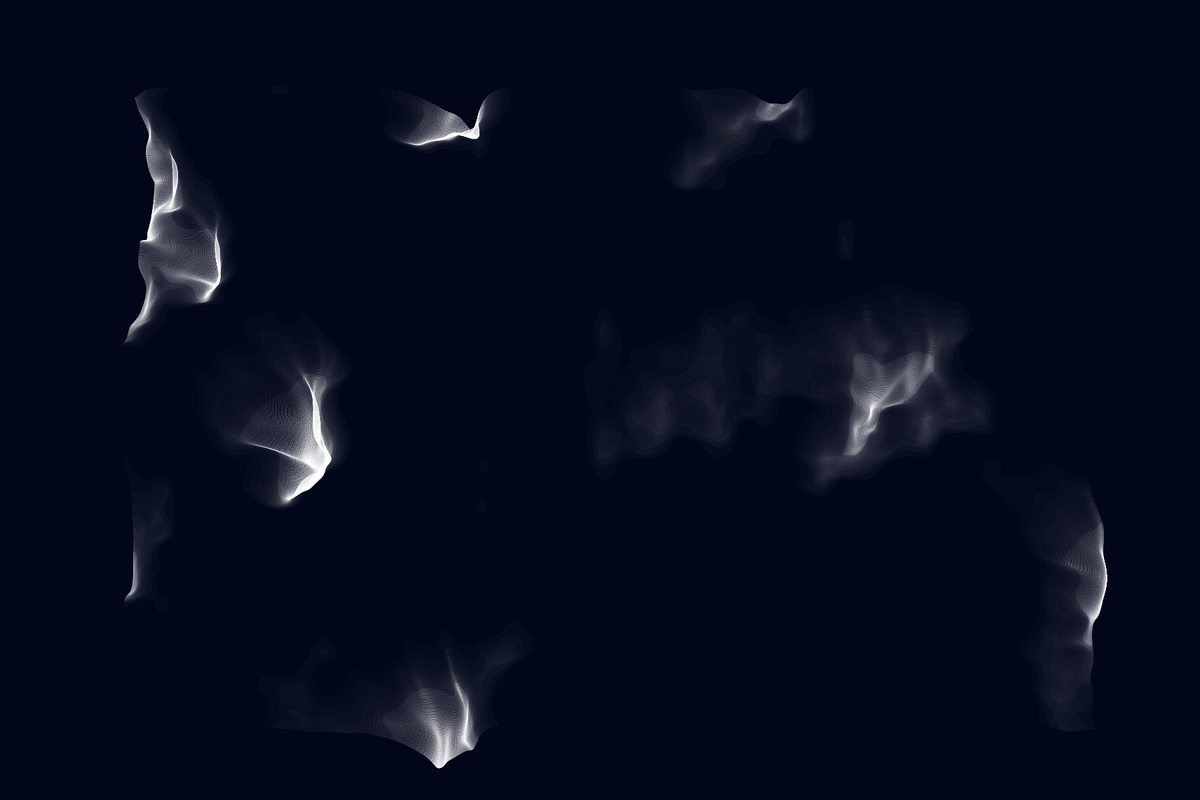
Frame 1 (no input)
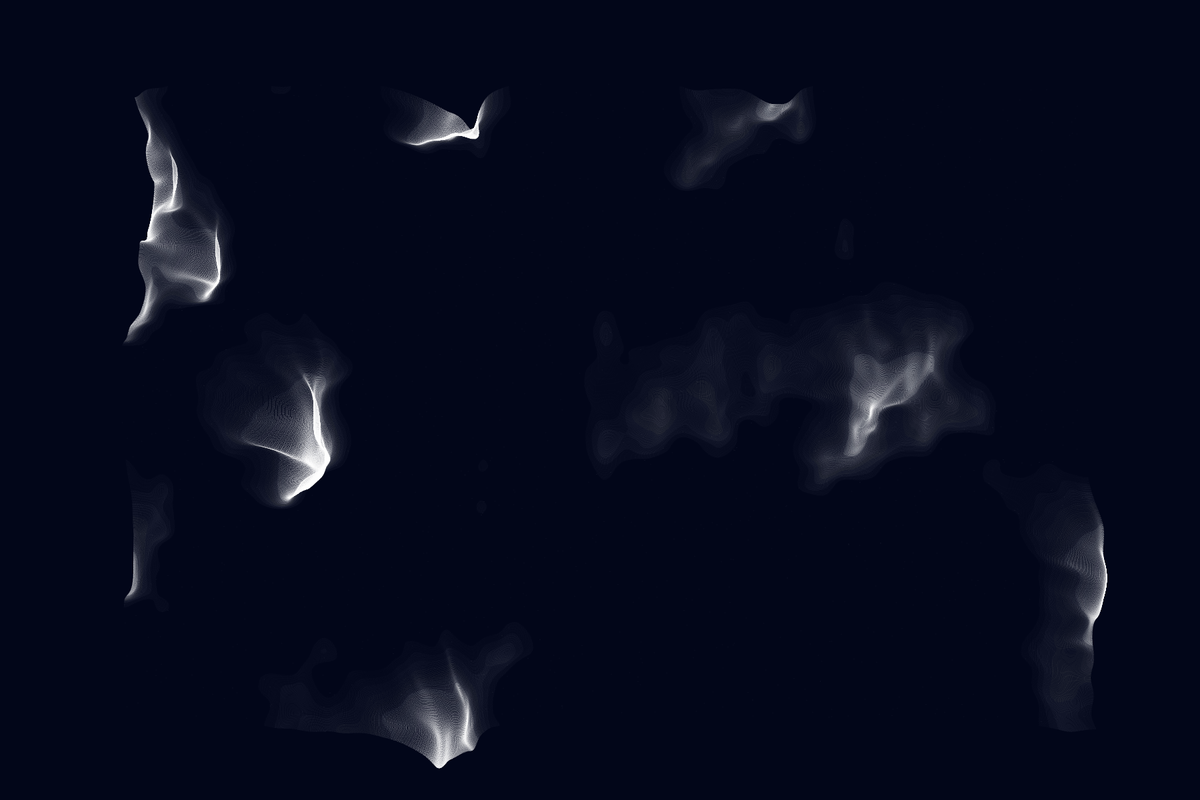
Frame 2 (the mouse pressed at the canvas centre, redrawn once)

The Processing sketch that drew these frames (run headless with seeded random() and noise(); the mouse was pressed at the canvas centre and the sketch redrawn once):

// Processing sketch: sketch_190903a
// ── sketch_190903a.pde
int xn = 30*100;
int yn = 20*100;
float pointscale = 5;
float resolution = 500;

float seed_1 = 0;
float seed_2 = 0;
float seed_3 = 0;
float seed_4 = 50;
float seed_5 = 50;
float seed_6 = 100;
float seed_7 = 100;

float noiseval;
float movenoise_x;
float movenoise_y;



void setup() {
  size(1800, 1200);
  noFill();
  frameRate(30);
  noLoop(); 
  colorMode(HSB, 360, 100, 100);
  //blendMode(ADD);
}
void draw() {
  background(230, 90 ,10);
  stroke(0,0,30,50);
  seed_1 = 0;
  seed_2 = 0;
  seed_4 = 50;
  seed_5 = 50;
  seed_6 = 100;
  seed_7 = 100;
  
  for(int j = 0; j <= xn; j++){
    seed_1 = j;
    seed_4 = j + 50;
    seed_6 = j + 100;
    
     for(int i = 0; i < yn; i++){
       seed_2 = i;
       seed_5 = i + 50;
       seed_7 = i + 100;
       noiseval = noise(seed_1/resolution, seed_2/resolution, seed_3)-0.0625;
       movenoise_x = noise(seed_4/resolution, seed_5/resolution, seed_3)-0.0625;
       //movenoise_y = noise(seed_6/resolution, seed_7/resolution, seed_3);
       stroke(0+10*(pow(noiseval, 1)), 0, 100, 80);
       strokeWeight(pointscale*(pow(noiseval, 4)));
       point(width*0.1 + width*0.8/xn*j + 300*pow(movenoise_x, 4), height*0.1 + height*0.8/yn*i + 300*pow(noiseval, 4));
       
     }
  }
  
  seed_3 += 0.02;
  
  /*
  if(frameCount < 300){
    save(String.format("%06d", frameCount) + ".png");
  }
  */
  
  
}

void keyPressed(){
  save("work.png");
}
